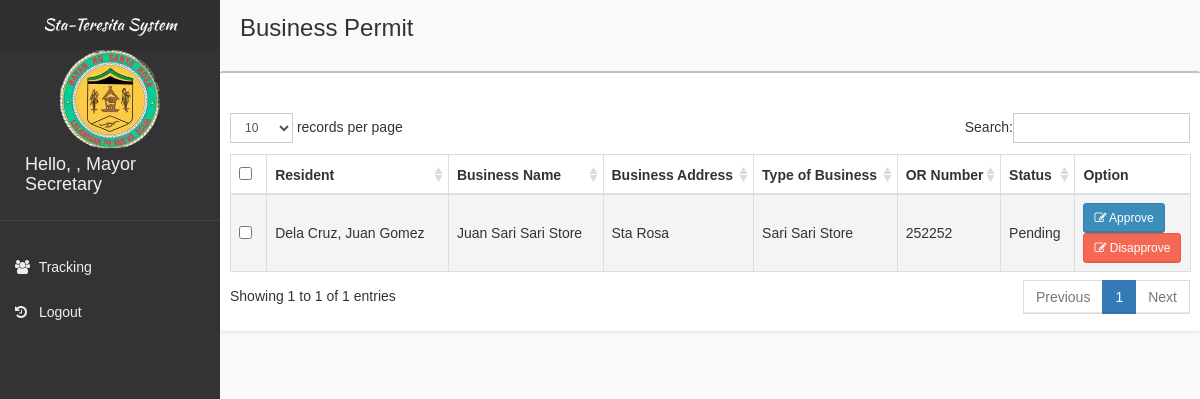
The page /pages/tracking/tracking.php (signed in) on the database its author committed.
### tables this page shows
CREATE TABLE `tblpermit` (
  `id` int(11) NOT NULL,
  `resifname` varchar(50) NOT NULL,
  `resimname` varchar(50) NOT NULL,
  `resilname` varchar(50) NOT NULL,
  `businessName` text NOT NULL,
  `businessAddress` text NOT NULL,
  `typeOfBusiness` varchar(50) NOT NULL,
  `orNo` int(11) NOT NULL,
  `samount` int(11) NOT NULL,
  `dateRecorded` varchar(25) NOT NULL,
  `recorderid` int(11) NOT NULL,
  `recordedBy` varchar(50) NOT NULL,
  `qrlink` varchar(100) NOT NULL,
  `qrdir` varchar(100) NOT NULL,
  `status` varchar(20) NOT NULL
);

### pages/tracking/tracking.php (the view, shortened to what this page needs)
<!DOCTYPE html>
<html>
<?php
if(!isset($_SESSION['role']))
{
  header("Location: ../../index.php");
}
else
{
  include('../head_css.php'); ?>
  <body class="skin-black">
    <?php
    include "../connection.php";
    ?>
    <?php include('../header.php'); ?>
    <div class="wrapper row-offcanvas row-offcanvas-left">
      <?php include('../sidebar-left.php'); ?>
      <aside class="right-side">
        <section class="content-header">
          <h1>
            Business Permit
          </h1>
        </section>
        <section class="content">
          <?php
          if($_SESSION['role'] == "Mayor Secretary")
          {
            ?>
            <div class="row">
              <div class="box">
                <div class="box-header">
                  <div style="padding:10px;">
                  </div>
                </div>
                <div class="box-body table-responsive">
                  <form method="post">
                    <div class="tab-content">
                      <div id="approved" class="tab-pane active in">
                        <table id="table" class="table table-bordered table-striped">
                          <thead>
                            <tr>
                              <?php
                              if(!isset($_SESSION['staff']))
                              {
                                ?>
                                <th style="width: 20px !important;"><input type="checkbox" name="chk_delete[]" class="cbxMain" onchange="checkMain(this)"/></th>
                                <?php
                              }
                              ?>
                              <th>Resident</th>
                              <th>Business Name</th>
                              <th>Business Address</th>
                              <th>Type of Business</th>
                              <th>OR Number</th>
                              <th>Status</th>
                              <th style="width: 40px !important;">Option</th>
                            </tr>
                          </thead>
                          <tbody>
                            <?php
                            if(!isset($_SESSION['staff']))
                            {
                              $squery = mysqli_query($con, "SELECT * FROM tblpermit") or die('Error: ' . mysqli_error($con));
                              while($row = mysqli_fetch_array($squery))
                              {
                                echo '
                                <tr>
                                <td><input type="checkbox" name="chk_delete[]" class="chk_delete" value="'.$row['id'].'" /></td>
                                <td>'.$row['resilname'].', '.$row['resifname'].' '.$row['resimname'].'</td>
                                <td>'.$row['businessName'].'</td>
                                <td>'.$row['businessAddress'].'</td>
                                <td>'.$row['typeOfBusiness'].'</td>
                                <td>'.$row['orNo'].'</td>
                                <td>'.$row['status'].'</td>
                                <td><button class="btn btn-primary btn-sm" data-target="#approveModal'.$row['id'].'" data-toggle="modal"><i class="fa fa-pencil-square-o" aria-hidden="true"></i>
                                Approve</button>
                                <button class="btn btn-danger btn-sm" data-target="#disapproveModal'.$row['id'].'" data-toggle="modal"><i class="fa fa-pencil-square-o" aria-hidden="true"></i>
                                Disapprove</button>
                                </tr>
                                ';
                              }
                            }
                            ?>
                          </tbody>
                        </table>
                      </div>
                    </div>
                  </form>
                </div>
              </div>
            </div>
            <?php
          }
          ?>
        </section>
      </aside>
    </div>
  <?php }
  include "../footer.php"; ?>
</body>
</html>

### css/AdminLTE.css (style rules this page uses)
html, body { overflow-x: hidden!important; font-family: 'Source Sans Pro', sans-serif; -webkit-font-smoothing: antialiased; min-height: 100%; background: #f9f9f9; }
.wrapper { min-height: 100%; }
.wrapper:before, .wrapper:after { display: table; content: " "; }
.wrapper:after { clear: both; }
.right-side, .left-side { min-height: 100%; display: block; }
.right-side { background-color: #f9f9f9; margin-left: 220px; }
.content { padding: 20px 15px; background: #f9f9f9; }
h1, h2, h3, h4, h5, h6, .h1, .h2, .h3, .h4, .h5, .h6 { font-family: 'Source Sans Pro', sans-serif; }
.table-striped > tbody > tr:nth-child(odd) > td, .table-striped > tbody > tr:nth-child(odd) > th { background-color: #f3f4f5; }
.right-side > .content-header { position: relative; padding: 15px 15px 10px 20px; }
.right-side > .content-header > h1 { margin: 0; font-size: 24px; }
.box { position: relative; background: #ffffff; border-top: 2px solid #c1c1c1; margin-bottom: 20px; -webkit-border-radius: 3px; -moz-border-radius: 3px; border-radius: 3px; width: 100%; box-shadow: 0px 1px 3px rgba(0, 0, 0, 0.1); }
.box .box-header { position: relative; -webkit-border-top-left-radius: 3px; -webkit-border-top-right-radius: 3px; -webkit-border-bottom-right-radius: 0; -webkit-border-bottom-left-radius: 0; -moz-border-radius-topleft: 3px; -moz-border-radius-topright: 3px; -moz-border-radius-bottomright: 0; -moz-border-radius-bottomleft: 0; border-top-left-radius: 3px; border-top-right-radius: 3px; border-bottom-right-radius: 0; border-bottom-left-radius: 0; border-bottom: 0px solid #f4f4f4; color: #444; padding-bottom: 10px; }
.box .box-header:before, .box .box-header:after { display: table; content: " "; }
.box .box-header:after { clear: both; }
.box .box-body { padding: 10px; -webkit-border-top-left-radius: 0; -webkit-border-top-right-radius: 0; -webkit-border-bottom-right-radius: 3px; -webkit-border-bottom-left-radius: 3px; -moz-border-radius-topleft: 0; -moz-border-radius-topright: 0; -moz-border-radius-bottomright: 3px; -moz-border-radius-bottomleft: 3px; border-top-left-radius: 0; border-top-right-radius: 0; border-bottom-right-radius: 3px; border-bottom-left-radius: 3px; }
.box .box-body .table { margin-bottom: 0; }
.btn { font-weight: 500; -webkit-border-radius: 3px; -moz-border-radius: 3px; border-radius: 3px; border: 1px solid transparent; -webkit-box-shadow: inset 0px -2px 0px 0px rgba(0, 0, 0, 0.09); -moz-box-shadow: inset 0px -2px 0px 0px rgba(0, 0, 0, 0.09); box-shadow: inset 0px -1px 0px 0px rgba(0, 0, 0, 0.09); }
.btn.btn-primary { background-color: #3c8dbc; border-color: #367fa9; }
.btn.btn-danger { background-color: #f56954; border-color: #f4543c; }
.btn.btn-sm { font-size: 12px; }
.skin-black .right-side > .content-header { background: transparent; box-shadow: none; }

### rows shown on the page
tblpermit: resilname "Dela Cruz", resifname "Juan", resimname "Gomez", businessName "Juan Sari Sari Store", businessAddress "Sta Rosa", typeOfBusiness "Sari Sari Store", orNo "252252", status "Pending"

### other values the page prints
$_SESSION['username'] ", Mayor Secretary"
